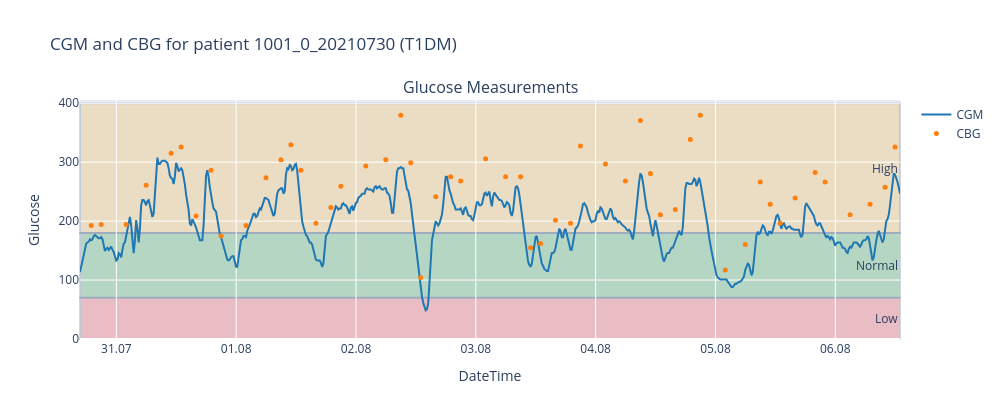

The notebook cell saved with this chart:
### Markdown cell above
## 2. CGM and CBG for one patient

The same plot as in `00_eda.ipynb`: CGM as a continuous line, CBG finger-stick readings as markers, and the glucose zones shaded behind them. This patient is the first T1DM patient in the summary file.

### Code cell
# CGM and CBG for the first T1DM patient, as in 00_eda.ipynb
all_ts = load_all_time_series(DATA_DIR)
patient_id = '1001_0_20210730'
fig = plot_patient_timeseries(all_ts[patient_id], patient_id,
                              include_cols=['CGM (mg / dl)', 'CBG (mg / dl)'])
fig.update_layout(title=f'CGM and CBG for patient {patient_id} (T1DM)', height=420, width=1000)
save_figure(fig, 'cgm_cbg_patient.png', width=1000, height=420)
fig

### Figure 1 — Plotly figure (JSON) as saved in the notebook; plotly's stock layout.template omitted (floating-point values rounded to 4 significant figures; data arrays with more than 128 entries replaced by an {"elided": "..."} marker saying what was removed)
{"data": [{"line": {"color": "#1f77b4"}, "mode": "lines", "name": "CGM", "type": "scatter", "x": {"elided": "658 str values"}, "xaxis": "x", "y": {"elided": "658 float values"}, "yaxis": "y"}, {"marker": {"color": "#ff7f0e", "size": 5}, "mode": "markers", "name": "CBG", "type": "scatter", "x": {"elided": "658 str values"}, "xaxis": "x", "y": {"elided": "658 float values"}, "yaxis": "y"}], "layout": {"annotations": [{"font": {"size": 16}, "showarrow": false, "text": "Glucose Measurements", "x": 0.5, "xanchor": "center", "xref": "paper", "y": 1.0, "yanchor": "bottom", "yref": "paper"}, {"showarrow": false, "text": "Low", "x": 1, "xanchor": "right", "xref": "x domain", "y": 35.0, "yanchor": "middle", "yref": "y"}, {"showarrow": false, "text": "Normal", "x": 1, "xanchor": "right", "xref": "x domain", "y": 125.0, "yanchor": "middle", "yref": "y"}, {"showarrow": false, "text": "High", "x": 1, "xanchor": "right", "xref": "x domain", "y": 290.0, "yanchor": "middle", "yref": "y"}], "height": 420, "hovermode": "x unified", "shapes": [{"fillcolor": "red", "layer": "below", "opacity": 0.2, "type": "rect", "x0": 0, "x1": 1, "xref": "x domain", "y0": 0, "y1": 70, "yref": "y"}, {"fillcolor": "green", "layer": "below", "opacity": 0.2, "type": "rect", "x0": 0, "x1": 1, "xref": "x domain", "y0": 70, "y1": 180, "yref": "y"}, {"fillcolor": "orange", "layer": "below", "opacity": 0.2, "type": "rect", "x0": 0, "x1": 1, "xref": "x domain", "y0": 180, "y1": 400, "yref": "y"}], "showlegend": true, "title": {"text": "CGM and CBG for patient 1001_0_20210730 (T1DM)"}, "width": 1000, "xaxis": {"anchor": "y", "domain": [0.0, 1.0], "dtick": 86400000, "range": ["2021-07-30T16:43:00", "2021-08-06T12:58:00"], "tickformat": "%d.%m", "tickmode": "linear", "title": {"text": "DateTime"}}, "yaxis": {"anchor": "x", "domain": [0.0, 1.0], "title": {"text": "Glucose"}}}}
